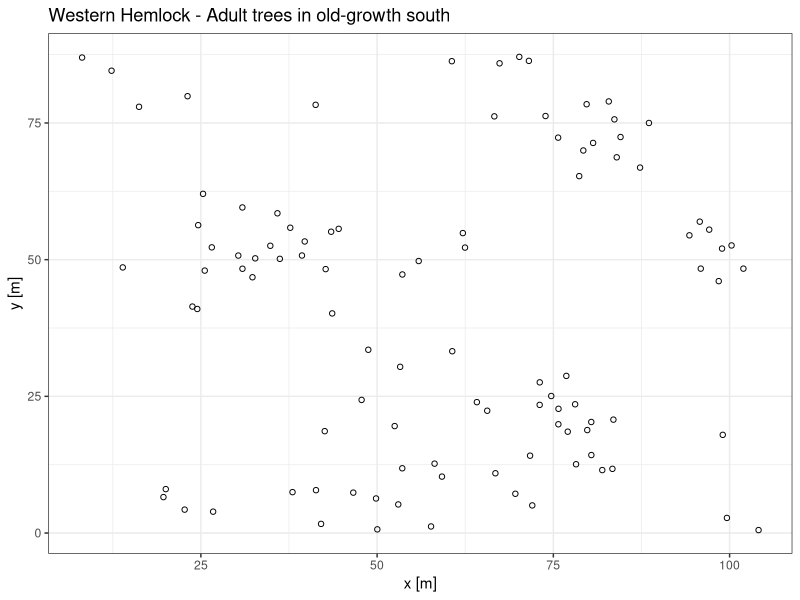

The R script that drew this image:
library(tidyverse)

setwd('/Users/Maximilian/ownCloud/03_Lehre/Spatial_Statistics/Data/R')

douglas_fir <- read_delim(file = 'DouglasFir_Adult_vs_Seedling_OG-N.txt', delim = ';')

douglas_fir <- filter(douglas_fir, mark == 1)


plot_pattern <- ggplot(data=douglas_fir) + 
  geom_point(aes(x=x, y=y), shape=1) + 
  coord_cartesian() + 
  labs(x="x [m]", y="y [m]", title="Western Hemlock - Adult trees in old-growth south") + 
  theme_bw()

ggsave(filename = "Practical_1_Pattern.pdf", plot = plot_pattern, 
       path = '/Users/Maximilian/ownCloud/03_Lehre/Spatial_Statistics/Practicals')
